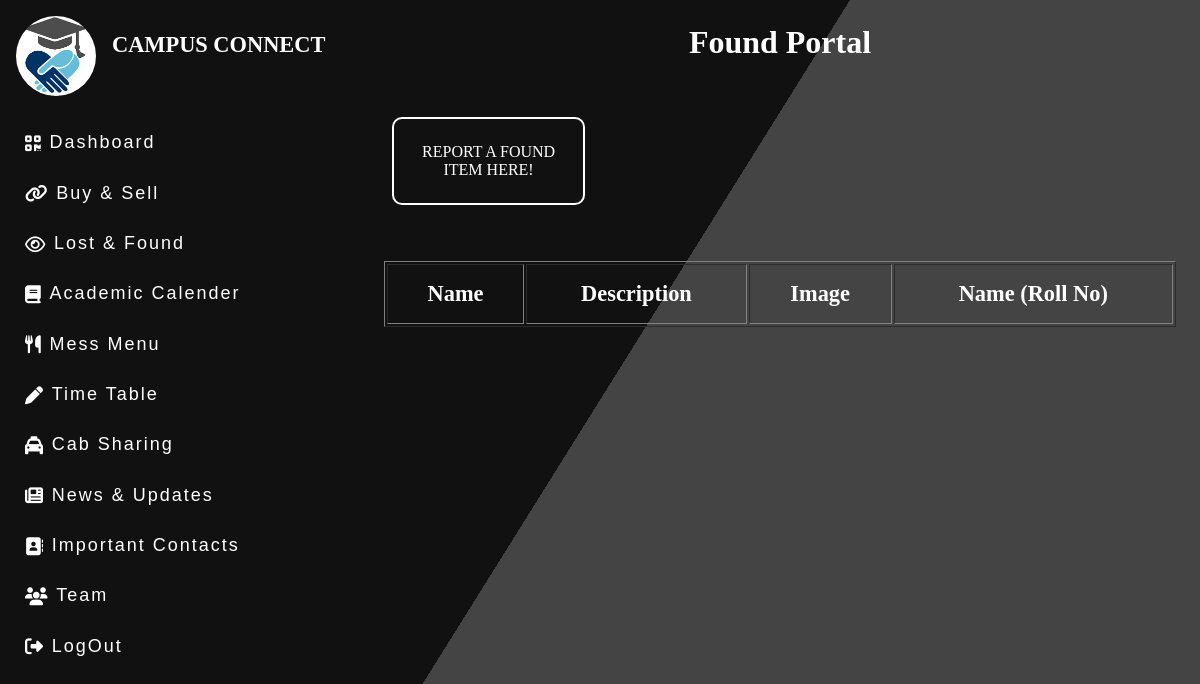
Before: /lostfound/found (signed in) with the older database file.
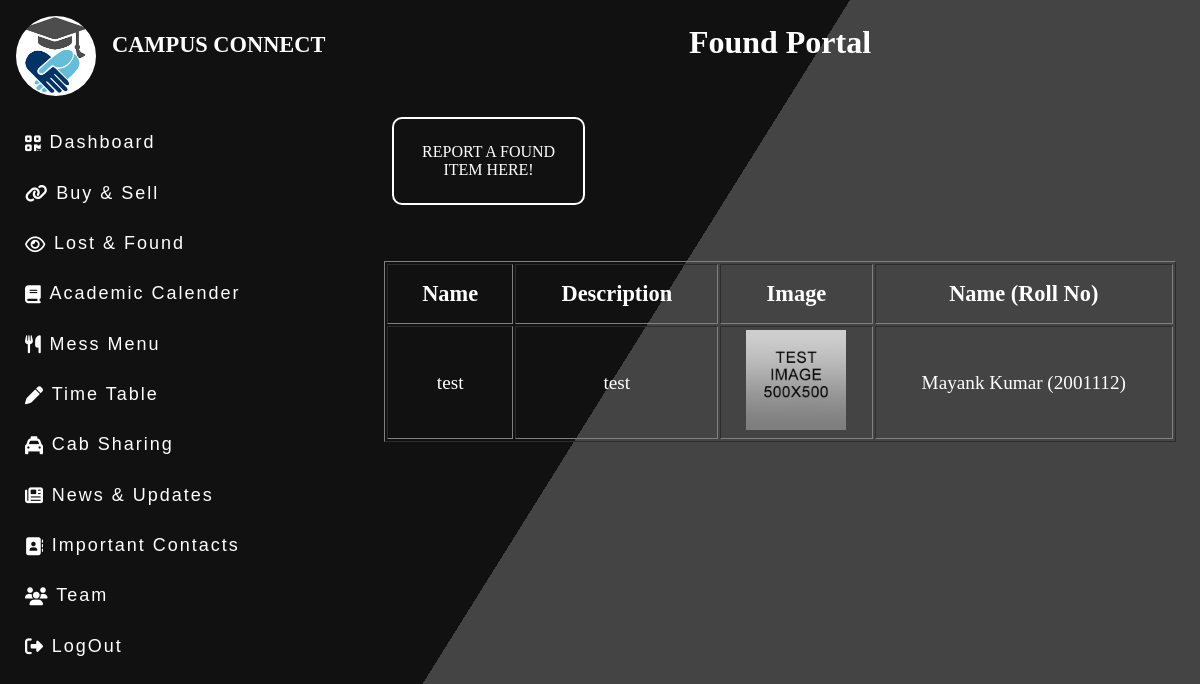
After: the same page with the newer database file.
### CampusConnectApp/models.py (models this page shows)
class Found(models.Model):
    name = models.CharField(max_length=100)
    image = models.ImageField(upload_to='images/found')
    description = models.TextField(max_length=500)
    roll = models.ForeignKey(Users, on_delete=models.CASCADE)

class Users(models.Model):
    email = models.EmailField()
    name = models.CharField(max_length=100)
    roll = models.CharField(max_length=20, primary_key=True)
    contact = models.CharField(max_length=20)
    dept = models.CharField(max_length=10)
    batch = models.IntegerField()
    username = models.CharField(max_length=100)
    password = models.CharField(max_length=100)

### CampusConnectApp/views.py (the view)
# urls.py: path('lostfound/found', views.found, name='found'),
def found(request):
    getdata = Found.objects.all()
    template = loader.get_template('found.html')
    context = {
        'data': getdata
    }
    return HttpResponse(template.render(context, request))

### templates/found.html
{%extends "dashboard.html" %} {% load static %} {%block start%} {% block css %}
<link rel="stylesheet" href="{% static 'importantContacts/style.css' %}" />
{% endblock %}
<div class="container2">
  <h1 class="main_heading">Found Portal</h1>
  <a class="button sell_button" href="/lostfound/found/foundform"
    >Report a found item here!</a
  >
  <table class="table" border="1">
    <tr>
      <th class="table_heading">Name</th>
      <th class="table_heading">Description</th>
      <th class="table_heading">Image</th>
      <th class="table_heading">Name (Roll No)</th>
    </tr>
    {% for x in data %}
    <tr>
      <td class="table_data">{{ x.name }}</td>
      <td class="table_data">{{ x.description }}</td>
      <td class="table_data">
        <img src="/{{x.image}}" alt="Lost item image" width="100px" />
      </td>
      <td class="table_data">{{ x.roll.name }} ({{ x.roll.roll }})</td>
    </tr>
    {% endfor %}
  </table>
</div>
{%endblock%}

Changed rows visible on the page:
added Found: name "test", description "test", image (picture), roll.name "Mayank Kumar", roll.roll "2001112"
